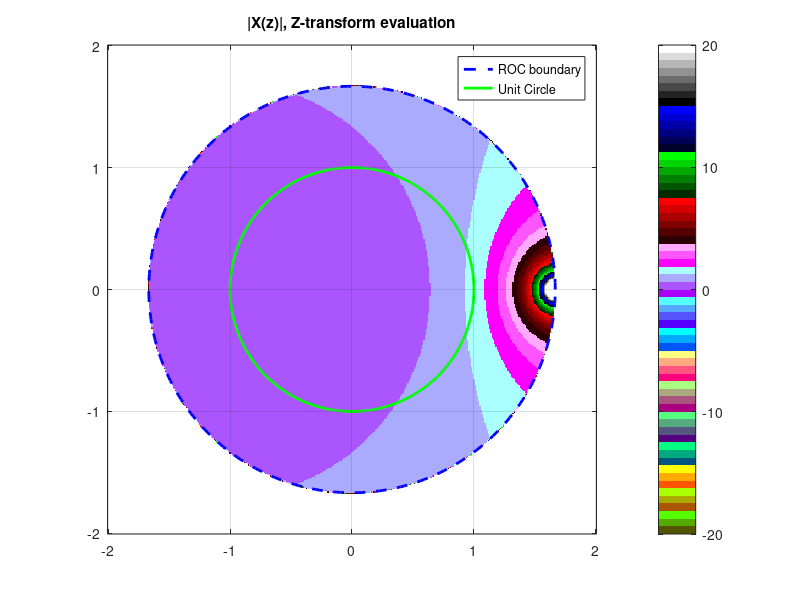

Source code (MATLAB):
a = 0.6;
n = -999:-1;
x_n = -a.^(-n);

minimum = -2;
maximum = 2;
step_size = .01;
n_step = (maximum - minimum)/step_size + 1;
f = linspace(minimum,maximum,n_step);
[x,y] = meshgrid(f,f);
z = x + 1i*y;

% create function to hold the expression
X = arrayfun(@(zval) sum(x_n .* (zval .^ -n)), z);
X(isnan(X(:))) = Inf;
zvals = linspace(-2, 2, n_step);
imagesc(zvals, zvals, abs(X));
axis xy; axis square; grid on;
title('|X(z)|, Z-transform evaluation');
colormap('colorcube');
colorbar;
caxis([-20 20]);

hold on
leg = {'ROC boundary','Unit Circle'};
% Plot the ROC boundary at |z| = 1/a
theta = linspace(0, 2*pi, 360);
x_roc = a^(-1) * cos(theta);
y_roc = a^(-1) * sin(theta);
plot(x_roc, y_roc, 'b--', 'LineWidth', 2);

% Plot the unit circle |z| = 1
x_unit = cos(theta);
y_unit = sin(theta);
plot(x_unit, y_unit, 'g', 'LineWidth', 2);
legend(leg)
hold off
